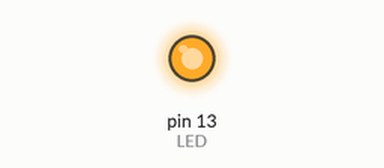
Simulated run of this sketch. Board: Arduino Uno, built with avr-gcc and run on an emulated ATmega328P. Parts: output pins drawn as LEDs (lit = HIGH).

Above: at 0.1 s.
At 1.1 s:
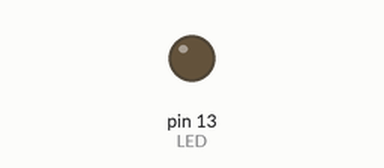
Timing chart, 0 to 2.6 s (numbered marks = the images above):
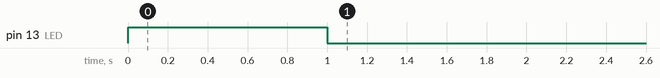

The sketch:

ZumoTest1.ino
```cpp
#include<ZumoMotors.h>
#define LED 13

void setup()
{
  pinMode(LED, OUTPUT);
  digitalWrite(LED, HIGH);
  delay(1000);
  digitalWrite(LED, LOW);
}

void loop()
{


}
```
